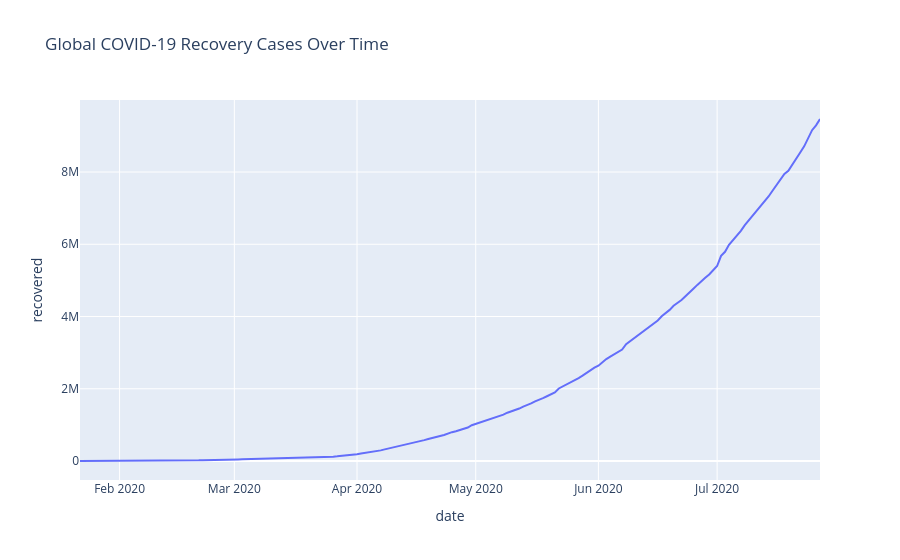

The cell this chart's notebook holds for it:
### Code cell
# ================================
# Step 14: Recovery Trend Plot
# ================================

fig = px.line(
    daily_df,
    x='date',
    y='recovered',
    title="Global COVID-19 Recovery Cases Over Time"
)

fig.show()

### Figure 1 — Plotly figure (JSON) as saved in the notebook; plotly's stock layout.template omitted (floating-point values rounded to 4 significant figures; data arrays with more than 128 entries replaced by an {"elided": "..."} marker saying what was removed)
{"data": [{"hovertemplate": "date=%{x}<br>recovered=%{y}<extra></extra>", "legendgroup": "", "line": {"color": "#636efa", "dash": "solid"}, "marker": {"symbol": "circle"}, "mode": "lines", "name": "", "orientation": "v", "showlegend": false, "type": "scatter", "x": {"elided": "188 str values"}, "xaxis": "x", "y": {"elided": "188 int values"}, "yaxis": "y"}], "layout": {"legend": {"tracegroupgap": 0}, "title": {"text": "Global COVID-19 Recovery Cases Over Time"}, "xaxis": {"anchor": "y", "domain": [0, 1], "title": {"text": "date"}}, "yaxis": {"anchor": "x", "domain": [0, 1], "title": {"text": "recovered"}}}}
